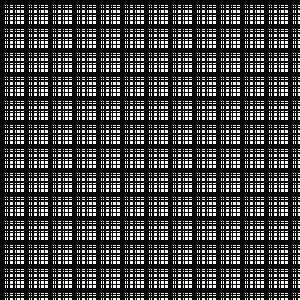
Frame 1 (no input)
Frame 2 (the mouse pressed at the canvas centre, redrawn once): identical to frame 1, image omitted

The Processing sketch that drew this single still picture (run headless with seeded random() and noise(); the mouse was pressed at the canvas centre and the sketch redrawn once):

// Processing sketch: black_white_2d_1
// ── black_white_2d_1.pde
/**
 * 2025/10/19
 * 分别取两个二进制字符串的某一位
 * 然后作逻辑运算
 */

int w = 1;
int h = 1;
int aX = 0;
int aY = 0;
String StringX = "000001010011100101110111";
String StringY = "000001010011100101110111";
int c = 0;
int mX = StringX.length();
int mY = StringY.length();
void setup() {
  size(300,300);
  noStroke();
  println(StringX.charAt(0));
  noLoop();
}
void draw() {
  for (int x = 0; x < width / w; x++) {
    for (int y = 0;y < height / h; y++) {
      fill(calculate(x, y));
      rect(x*w, y*h, w, h);
    }
  }
}
void keyPressed() {
  switch(key) {
    case '1':
      c = 1;
      redraw();
      break;
    case '2':
      c = 2;
      redraw();
      break;
    case '0':
      c = 0;
      redraw();
      break;
  }
}
int calculate(int x, int y) {
  int x1 = Integer.valueOf(StringX.charAt(x % mX)-48);
  int y1 = Integer.valueOf(StringY.charAt(y % mY)-48);
  int a=0;
  if (c == 0) {
    a=x1&y1;
  } else if (c==1) {
    a=x1|y1;
  } else if (c==2) {
    a = x1^y1;
  }
  return a*255;
}
